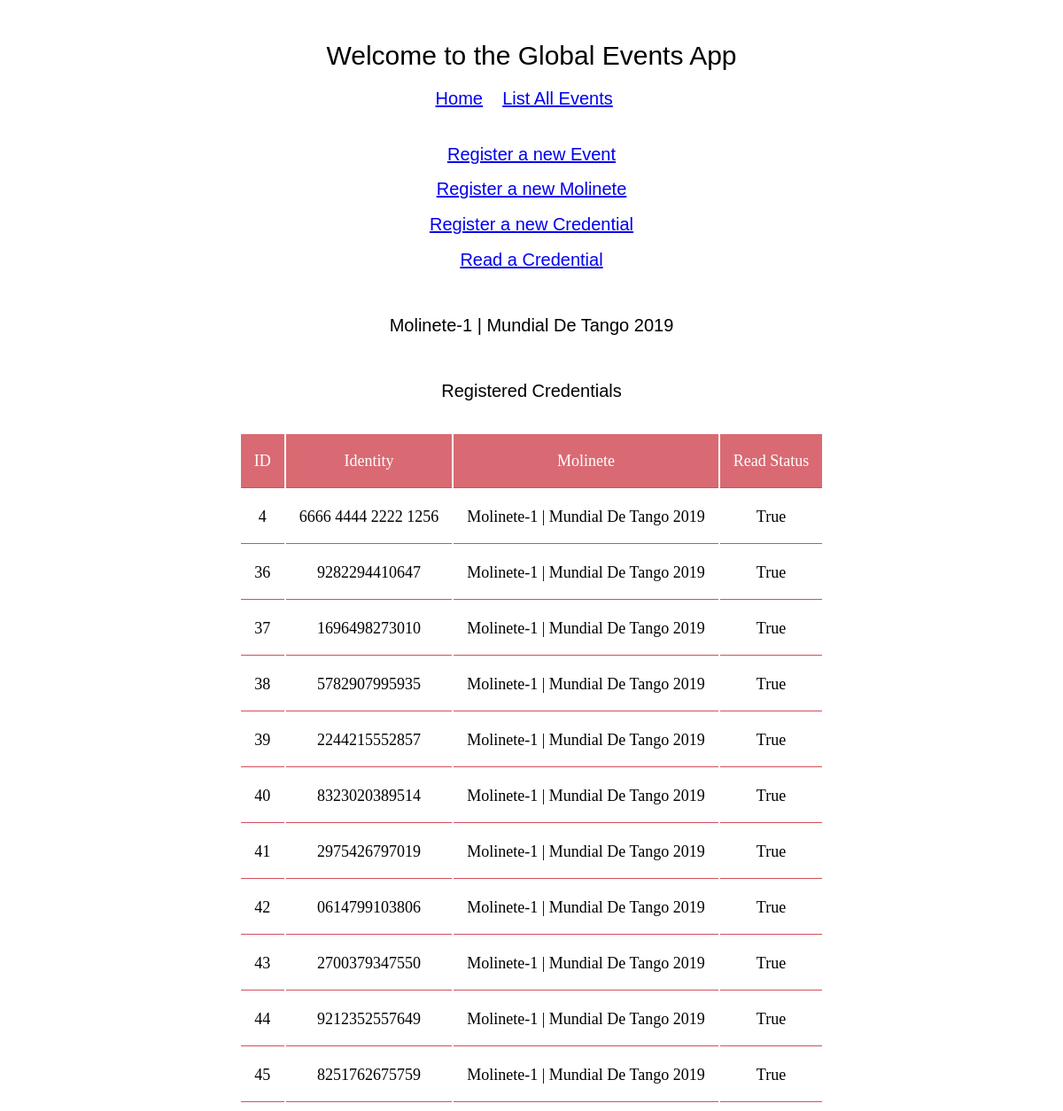
/eventos/molinete/4/detail, run on the app's committed database.
### eventos/models.py (models this page shows, shortened)
class Molinete(models.Model):
    created = models.DateTimeField(auto_now_add=True)
    identity = models.CharField(max_length=100, blank=True, default='')
    event = models.ForeignKey(Event, on_delete=models.CASCADE)
    def __str__(self):
        return self.identity + ' | ' + self.event.title

class Event(models.Model):
    created = models.DateTimeField(auto_now_add=True)
    title = models.CharField(max_length=100, default='')
    code = models.CharField(max_length=50, default='')
    class Meta:
        ordering = ('created',)
    def __str__(self):
        return self.title

class Credential(models.Model):
    created = models.DateTimeField(auto_now_add=True)
    identity = models.CharField(max_length=100, blank=True, default='')
    molinete = models.ForeignKey(Molinete, on_delete=models.CASCADE)
    updated_at = models.DateTimeField(auto_now=True)
    read = models.BooleanField(default=False)

### eventos/views.py (the view)
# urls.py: path('molinete/<int:pk>/detail', views.MolineteDetailView.as_view(),
class MolineteDetailView(generic.DetailView):
    model = Molinete
    template_name = 'eventos/molinete_detail.html'
    context_object_name = 'molinete'

### eventos/templates/eventos/molinete_detail.html (shortened to what this page needs)
{% extends "eventos/base.html" %}
{% block content %}
<h2>{{ molinete.identity }} | {{ molinete.event }}</h2>
{% if molinete.credential_set.all %}
<h2>Registered Credentials</h2>
<div style="overflow-x:auto;">
<table>
    <tr>
        <th>ID</th>
        <th>Identity</th>
        <th>Molinete</th>
        <th>Read Status</th>
    </tr>
    {% for credential in molinete.credential_set.all %}
    <tr>
        <td>{{ credential.id }}</td>
        <td>{{ credential.identity }}</td>
        <td>{{ credential.molinete }}</td>
        <td>{{ credential.read }}</td>
    </tr>
    {% endfor %}
</table>
</div>
{% else %}
<br>
<p><strong>No Credentials are registered for this Molinete.</strong></p>
{% endif %}
{% endblock %}

### eventos/static/eventos/style.css (style rules this page uses)
h2, label { font: 20px Consolas, sans-serif; text-align: center; }
table { align-content: center; margin-left: auto; margin-right: auto; table-layout: auto; }
tr, th, td { font: 18px/30px Consolas, serif; padding: 15px; text-align: center; border-bottom: 1px solid #d24f5a; }
th { background-color: #d96a73; color: white; }

### data on the page
Molinete: identity "Molinete-1", event "Mundial De Tango 2019"
Credential: id "4", identity "6666 4444 2222 1256", molinete "Molinete-1 | Mundial De Tango 2019", read "True"
Credential: id "36", identity "9282294410647", molinete "Molinete-1 | Mundial De Tango 2019", read "True"
Credential: id "37", identity "1696498273010", molinete "Molinete-1 | Mundial De Tango 2019", read "True"
Credential: id "38", identity "5782907995935", molinete "Molinete-1 | Mundial De Tango 2019", read "True"
Credential: id "39", identity "2244215552857", molinete "Molinete-1 | Mundial De Tango 2019", read "True"
Credential: id "40", identity "8323020389514", molinete "Molinete-1 | Mundial De Tango 2019", read "True"
Credential: id "41", identity "2975426797019", molinete "Molinete-1 | Mundial De Tango 2019", read "True"
Credential: id "42", identity "0614799103806", molinete "Molinete-1 | Mundial De Tango 2019", read "True"
Credential: id "43", identity "2700379347550", molinete "Molinete-1 | Mundial De Tango 2019", read "True"
Credential: id "44", identity "9212352557649", molinete "Molinete-1 | Mundial De Tango 2019", read "True"
Credential: id "45", identity "8251762675759", molinete "Molinete-1 | Mundial De Tango 2019", read "True"
